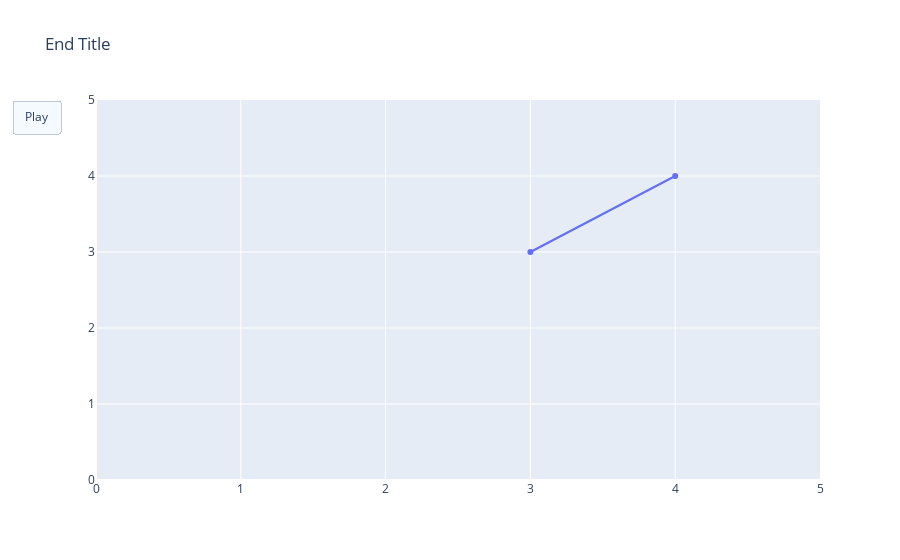

The notebook cell this image was saved under:
### Markdown cell above
# Por qué muestro gráficas y el otro no

### Code cell
import plotly.graph_objects as go

fig = go.Figure(
    data=[go.Scatter(x=[0, 1], y=[0, 1])],
    layout=go.Layout(
        xaxis=dict(range=[0, 5], autorange=False),
        yaxis=dict(range=[0, 5], autorange=False),
        title="Start Title",
        updatemenus=[dict(
            type="buttons",
            buttons=[dict(label="Play",
                          method="animate",
                          args=[None])])]
    ),
    frames=[go.Frame(data=[go.Scatter(x=[1, 2], y=[1, 2])]),
            go.Frame(data=[go.Scatter(x=[1, 4], y=[1, 4])]),
            go.Frame(data=[go.Scatter(x=[3, 4], y=[3, 4])],
                     layout=go.Layout(title_text="End Title"))]
)

fig.show()

### Figure 1 — Plotly figure (JSON) as saved in the notebook; plotly's stock layout.template omitted (floating-point values rounded to 4 significant figures)
{"data": [{"type": "scatter", "x": [3, 4], "y": [3, 4]}], "layout": {"autosize": true, "title": {"text": "End Title"}, "updatemenus": [{"buttons": [{"args": [null], "label": "Play", "method": "animate"}], "type": "buttons"}], "xaxis": {"autorange": false, "range": [0, 5], "type": "linear"}, "yaxis": {"autorange": false, "range": [0, 5], "type": "linear"}}}
